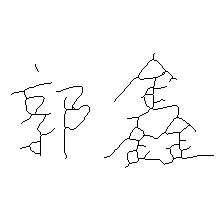
#> input picture control/bin/4/13.png, 224 x 224 px, found by its file name
$ jupyter execute --allow-errors Classic.ipynb
#> lines starting #> are read from the running program, lines starting #| are printed output that depends on the picture; after the words box and inside, x2 and y2 are one past the last pixel; in counts of white or black regions, pixels touching at a corner belong together; long printed decimals are rounded
[cell 1]
import numpy as np
from scipy.special import comb
from scipy.stats import ttest_rel
import cv2
import numpy as np
import matplotlib.pyplot as plt
from math import sqrt
from math import floor
import json

[cell 2]
plt.rcParams['font.sans-serif'] = 'Times New Roman'

[cell 3]
dires = [(-1, 0), (-1, -1), (0, -1), (1, -1), (1, 0), (1, 1), (0, 1), (-1, 1)]
dires = [np.array(x) for x in dires]

def dfs_length(mp, p):
    mp[p[0]][p[1]] = 255

    length = 0

    for dire in dires:
        new_p = p + dire
        if new_p[0] >= 0 and new_p[0] < mp.shape[0] and new_p[1] >= 0 and new_p[1] < mp.shape[1] and mp[new_p[0]][new_p[1]] == 0:
            length += np.linalg.norm(dire)
            length += dfs_length(mp, new_p)

    return length

def calc_length(mp, sig):
    mp = mp.copy()
    length = 0
    for i in range(sig.shape[0]):
        if mp[sig[i][0]][sig[i][1]] == 0:
            length += dfs_length(mp, (sig[i][0], sig[i][1]))
    return length

def calc_area(mp):
    cnt_y, cnt_x = np.nonzero(255 - im)
    return len(cnt_y)

[cell 4]
im = cv2.imread('./skel/4/13.png', cv2.IMREAD_GRAYSCALE)
#> im: shape (224, 224); 98% white; black in thin lines or dots, all inside (x1, y1, x2, y2) = (11, 53, 214, 168)

fig = plt.figure(figsize=(6,5))

cnt_y, cnt_x = np.nonzero(255 - im)
#> cnt_y = 1014 values from 53 to 167; cnt_x = 1014 values, max 213 at index 913, min 11 at index 229, mean 115
cnt = np.dstack((cnt_y, cnt_x)).squeeze()
#> cnt = 1014 pairs, first value 53 to 167, second value 11 to 213
rect = cv2.minAreaRect(np.array(cnt))
#> rect = ((112.9, 110.9), (195.5, 111.4), -84.72)
box = cv2.boxPoints(rect)
#> box = [[159.4, 213.4], [48.46, 203.2], [66.45, 8.45], [177.4, 18.71]]

plt.imshow(im, cmap="gray")
plt.plot([box[0][1], box[1][1], box[2][1], box[3][1], box[0][1]], [box[0][0], box[1][0], box[2][0], box[3][0], box[0][0]], c='#FF440B', linewidth=0.8)
plt.ylim((224, 0))
box_y = box[:, 0]
#> box_y = [159.4, 48.46, 66.45, 177.4]
box_x = box[:, 1]
#> box_x = [213.4, 203.2, 8.45, 18.71]

d0 = np.linalg.norm(box[0] - box[1])
#> d0 = 111.4
d1 = np.linalg.norm(box[1] - box[2])
#> d1 = 195.5

if d0 < d1:
    slope = -(box[1][0] - box[2][0]) / (box[1][1] - box[2][1])
#> slope = 0.0924
else:
    slope = -(box[1][0] - box[0][0]) / (box[1][1] - box[0][1])

lowest = box.argmax(axis=0)[0]
#> lowest = 3
plt.plot([box[lowest][1], box[lowest][1] + 150], [box[lowest][0], box[lowest][0]], '--', c='#376DF9', linewidth=0.8)

rct_ang = np.arctan(slope)
#> rct_ang = 0.0922
circle_t = np.linspace(0, -rct_ang, 100)
circle_r = 80
circle_x = circle_r * np.cos(circle_t) + box[lowest][1]
#> circle_x = 100 values, max 98.71 at index 0, min 98.37 at index 99, mean 98.6
circle_y = circle_r * np.sin(circle_t) + box[lowest][0]
#> circle_y = 100 values, max 177.4 at index 0, min 170.1 at index 99, mean 173.7
plt.plot(circle_x, circle_y, '--', c = '#376DF9',  linewidth=0.8)
rct_ang = rct_ang*180/np.pi
#> rct_ang = 5.28
plt.text(box[lowest][1] + 84, box[lowest][0]- 5.5, f'{round(rct_ang, 2)}°', c = '#376DF9')
plt.xlim((-10, 224))
plt.ylim((190, 35))
plt.xticks([])
plt.yticks([])

plt.show()
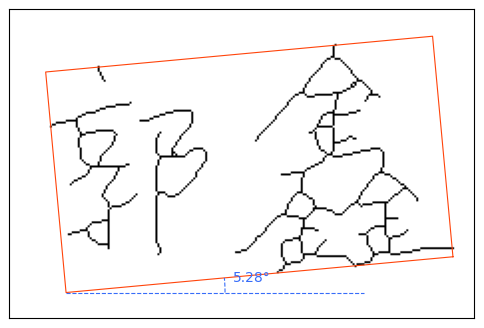
#> figure drawn by matplotlib, 1 panel
fig.savefig('rect-1.pdf', bbox_inches='tight',pad_inches=0.05)

print('Rect:')
rct_peri = 2 * (d0 + d1)
#> rct_peri = 614
rct_a =  d0 * d1
#> rct_a = 21791.4
print(f'Angle {rct_ang}°')
#| Angle 5.281°
print(f'Perimeter {rct_peri}')
#| Perimeter 613.954
print(f'Area {rct_a}\n')
#| Area 21791.424

print('Signature:')
area = calc_area(im)
#> in calc_area, `cnt_y, cnt_x = np.nonzero(255 - im)`: cnt_y = 1014 values from 53 to 167
#> area = 1014
length = calc_length(im, cnt)
#> the loop in calc_length, `for i in range(sig.shape[0]):` made 1014 passes
#> length on passes 1, 20, 107, 133: 727.4, 735.6, 984.3, 1171.1
#> after the loop in calc_length, `for i in range(sig.shape[0]):`: mp: shape (224, 224); every value is 255
#> after the loop in calc_length, `for i in range(sig.shape[0]):`: length = 1171.1
#> length = 1171.1
print(f'Length {length} Relatively {length / rct_peri}')
#| Length 1171.129 Relatively 1.908
print(f'Area {area} Relatively {area / rct_a}')
#| Area 1014 Relatively 0.04653

#> (a cell that did not finish here is left out)

[cell 6]
np.linspace(0, rct_ang, 100)
#> Out = 100 values from 0 to 5.28

[cell 7]
box.argmax(axis=0)[0]
#> Out = 3

[cell 8]
pic = 4

im = cv2.imread(f'./skel/1/{pic}.png', cv2.IMREAD_GRAYSCALE)
fig = plt.figure(figsize=(5,2.5))

col = []
#> (the rest of this cell did not finish here and is left out)

[cell 9]
pic = 32

im = cv2.imread(f'./skel/1/{pic}.png', cv2.IMREAD_GRAYSCALE)
fig = plt.figure(figsize=(5,2.5))

col = []
#> (the rest of this cell did not finish here and is left out)

[cell 10]
fig = plt.figure(figsize=(10,8))

#> (the rest of this cell did not finish here and is left out)

[cell 11]
rct_peri = []
rct_a = []

ang = [[],[],[],[]]
length = [[],[],[],[]]

#> (the rest of this cell did not finish here and is left out)

[cell 12]
pvalue = [[],[],[]]
for i in range(3):
    pvalue[i].append(ttest_rel(ang[0],ang[i+1]))
pvalue

[cell 13]
pvalue = [[],[],[]]
for i in range(3):
    pvalue[i].append(ttest_rel(length[0],length[i+1]))
pvalue

[cell 14]
dists = [[],[],[],[]]

#> (the rest of this cell did not finish here and is left out)

[cell 15]
pvalue = [[],[],[]]
for i in range(3):
    pvalue[i].append(ttest_rel(dists[0],dists[i+1]))
pvalue
